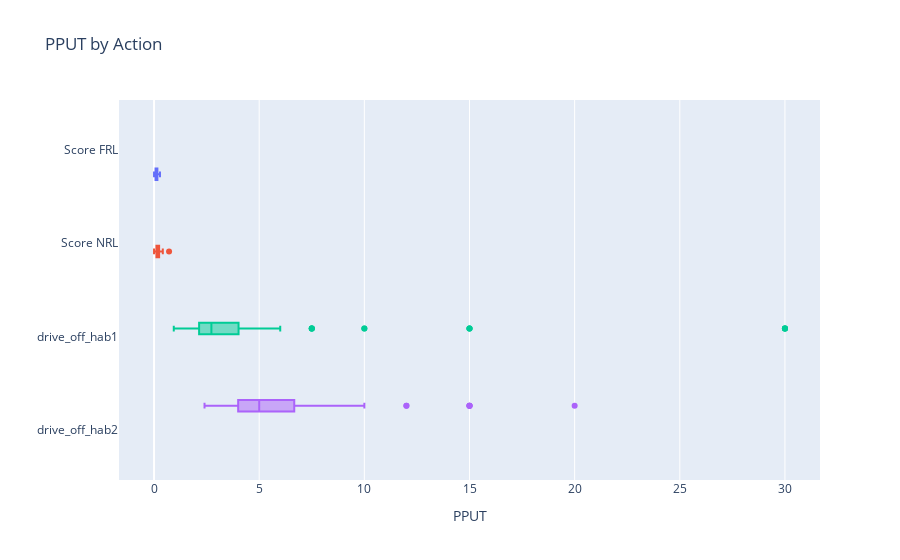

Notebook code cell kept with this figure:
### Code cell
fig = px.box(pput, x="pput", y="robot", title='PPUT by Action', labels={'pput': 'PPUT', 'robot': ""},
             points="outliers", hover_data=['clock','pput'], color='robot', orientation="h")
fig.update_layout(legend=dict(x=-0, y=-0.3), showlegend=False)
fig.show()

### Figure 1 — Plotly figure (JSON) as saved in the notebook; plotly's stock layout.template omitted (floating-point values rounded to 4 significant figures; data arrays with more than 128 entries replaced by an {"elided": "..."} marker saying what was removed)
{"data": [{"alignmentgroup": "True", "boxpoints": "outliers", "customdata": {"elided": "100x2 float values"}, "hoverlabel": {"namelength": 0}, "hovertemplate": "=%{y}<br>PPUT=%{customdata[1]}<br>clock=%{customdata[0]}", "legendgroup": "=Score FRL", "marker": {"color": "#636efa"}, "name": "=Score FRL", "notched": false, "offsetgroup": "=Score FRL", "orientation": "h", "showlegend": true, "type": "box", "x": [0.1342, 0.2062, 0.177, 0.06873, 0.07692, 0.113, 0.155, 0, 0, 0.117, 0.1724, 0, 0.1613, 0.08163, 0.1124, 0, 0.1399, 0, 0.1418, 0.155, 0.1351, 0.1242, 0.241, 0.1739, 0.119, 0.0939, 0.07519, 0, 0.1905, 0.2817, 0, 0.1587, 0.2469, 0.1538, 0, 0.1527, 0.2041, 0, 0.09852, 0.05115, 0.1942, 0.1538, 0.1333, 0.1282, 0, 0.202, 0.2299, 0, 0.1361, 0.09524, 0.1242, 0.1653, 0.2128, 0.0722, 0, 0, 0.1471, 0, 0.1156, 0.2326, 0.08475, 0.2597, 0.1905, 0.05865, 0.1575, 0.1399, 0, 0.137, 0.1587, 0.0885, 0.1515, 0, 0.2128, 0.2597, 0.1282, 0.08889, 0.125, 0, 0.1316, 0.1563, 0.07968, 0.146, 0, 0.05698, 0.1325, 0.06803, 0.1053, 0.1587, 0.1449, 0.1942, 0.06993, 0.1575, 0.1786, 0.1325, 0.1575, 0, 0.102, 0.08163, 0.119, 0.2273], "x0": " ", "xaxis": "x", "y": ["Score FRL", "Score FRL", "Score FRL", "Score FRL", "Score FRL", "Score FRL", "Score FRL", "Score FRL", "Score FRL", "Score FRL", "Score FRL", "Score FRL", "Score FRL", "Score FRL", "Score FRL", "Score FRL", "Score FRL", "Score FRL", "Score FRL", "Score FRL", "Score FRL", "Score FRL", "Score FRL", "Score FRL", "Score FRL", "Score FRL", "Score FRL", "Score FRL", "Score FRL", "Score FRL", "Score FRL", "Score FRL", "Score FRL", "Score FRL", "Score FRL", "Score FRL", "Score FRL", "Score FRL", "Score FRL", "Score FRL", "Score FRL", "Score FRL", "Score FRL", "Score FRL", "Score FRL", "Score FRL", "Score FRL", "Score FRL", "Score FRL", "Score FRL", "Score FRL", "Score FRL", "Score FRL", "Score FRL", "Score FRL", "Score FRL", "Score FRL", "Score FRL", "Score FRL", "Score FRL", "Score FRL", "Score FRL", "Score FRL", "Score FRL", "Score FRL", "Score FRL", "Score FRL", "Score FRL", "Score FRL", "Score FRL", "Score FRL", "Score FRL", "Score FRL", "Score FRL", "Score FRL", "Score FRL", "Score FRL", "Score FRL", "Score FRL", "Score FRL", "Score FRL", "Score FRL", "Score FRL", "Score FRL", "Score FRL", "Score FRL", "Score FRL", "Score FRL", "Score FRL", "Score FRL", "Score FRL", "Score FRL", "Score FRL", "Score FRL", "Score FRL", "Score FRL", "Score FRL", "Score FRL", "Score FRL", "Score FRL"], "y0": " ", "yaxis": "y"}, {"alignmentgroup": "True", "boxpoints": "outliers", "customdata": {"elided": "100x2 float values"}, "hoverlabel": {"namelength": 0}, "hovertemplate": "=%{y}<br>PPUT=%{customdata[1]}<br>clock=%{customdata[0]}", "legendgroup": "=Score NRL", "marker": {"color": "#EF553B"}, "name": "=Score NRL", "notched": false, "offsetgroup": "=Score NRL", "orientation": "h", "showlegend": true, "type": "box", "x": [0, 0, 0.2778, 0.1653, 0.3571, 0, 0, 0.1887, 0.177, 0.2174, 0, 0.198, 0, 0.1242, 0, 0.2128, 0.1961, 0, 0.2222, 0.2041, 0.2041, 0.339, 0.1361, 0.2247, 0, 0.1724, 0.16, 0.2381, 0.2041, 0.1695, 0.2439, 0.1399, 0.1342, 0.125, 0.2564, 0.1653, 0, 0.2703, 0.2817, 0.1471, 0.3704, 0, 0.303, 0.2941, 0.2151, 0.2247, 0.2151, 0.2062, 0.1653, 0.3333, 0.7143, 0.137, 0, 0.1942, 0.1449, 0, 0.07092, 0.1905, 0.4, 0.274, 0, 0.1587, 0.1626, 0.177, 0.1036, 0.3125, 0.2899, 0.1299, 0.3509, 0.303, 0.137, 0.1163, 0.3571, 0.4167, 0.1869, 0.113, 0.2985, 0, 0.1242, 0.2041, 0.1818, 0.3175, 0.177, 0.1818, 0, 0.16, 0, 0.303, 0.303, 0.2222, 0.2, 0.2632, 0.1695, 0, 0, 0.1481, 0, 0, 0, 0.2247], "x0": " ", "xaxis": "x", "y": ["Score NRL", "Score NRL", "Score NRL", "Score NRL", "Score NRL", "Score NRL", "Score NRL", "Score NRL", "Score NRL", "Score NRL", "Score NRL", "Score NRL", "Score NRL", "Score NRL", "Score NRL", "Score NRL", "Score NRL", "Score NRL", "Score NRL", "Score NRL", "Score NRL", "Score NRL", "Score NRL", "Score NRL", "Score NRL", "Score NRL", "Score NRL", "Score NRL", "Score NRL", "Score NRL", "Score NRL", "Score NRL", "Score NRL", "Score NRL", "Score NRL", "Score NRL", "Score NRL", "Score NRL", "Score NRL", "Score NRL", "Score NRL", "Score NRL", "Score NRL", "Score NRL", "Score NRL", "Score NRL", "Score NRL", "Score NRL", "Score NRL", "Score NRL", "Score NRL", "Score NRL", "Score NRL", "Score NRL", "Score NRL", "Score NRL", "Score NRL", "Score NRL", "Score NRL", "Score NRL", "Score NRL", "Score NRL", "Score NRL", "Score NRL", "Score NRL", "Score NRL", "Score NRL", "Score NRL", "Score NRL", "Score NRL", "Score NRL", "Score NRL", "Score NRL", "Score NRL", "Score NRL", "Score NRL", "Score NRL", "Score NRL", "Score NRL", "Score NRL", "Score NRL", "Score NRL", "Score NRL", "Score NRL", "Score NRL", "Score NRL", "Score NRL", "Score NRL", "Score NRL", "Score NRL", "Score NRL", "Score NRL", "Score NRL", "Score NRL", "Score NRL", "Score NRL", "Score NRL", "Score NRL", "Score NRL", "Score NRL"], "y0": " ", "yaxis": "y"}, {"alignmentgroup": "True", "boxpoints": "outliers", "customdata": {"elided": "100x2 float values"}, "hoverlabel": {"namelength": 0}, "hovertemplate": "=%{y}<br>PPUT=%{customdata[1]}<br>clock=%{customdata[0]}", "legendgroup": "=drive_off_hab1", "marker": {"color": "#00cc96"}, "name": "=drive_off_hab1", "notched": false, "offsetgroup": "=drive_off_hab1", "orientation": "h", "showlegend": true, "type": "box", "x": [1.071, 1.765, 7.5, 3.0, 2.143, 3.0, 10.0, 2.143, 1.667, 5, 3.0, 2.143, 2.0, 2.5, 2.5, 3.75, 2.143, 1.667, 3.0, 2.308, 1.667, 2.5, 4.286, 15, 2.727, 2.308, 5, 3.0, 30, 2.727, 1.765, 3.75, 3.333, 2.143, 2.308, 2.727, 4.286, 15, 2.727, 2.0, 4.286, 3.75, 3.75, 3.333, 2.308, 3.0, 30, 3.333, 5, 2.5, 2.308, 7.5, 1.667, 3.0, 3.333, 2.143, 1.765, 3.0, 6, 2.727, 7.5, 5, 2.308, 3.333, 5, 6, 2.308, 3.75, 1.111, 1.071, 1.579, 2.143, 3.333, 2.5, 2.727, 2.727, 2.5, 2.727, 6, 30, 10.0, 0.9375, 2.0, 7.5, 3.0, 30, 1.765, 2.143, 2.727, 4.286, 2.727, 3.333, 2.143, 2.5, 3.0, 1.875, 2.727, 1.765, 2.143, 15], "x0": " ", "xaxis": "x", "y": ["drive_off_hab1", "drive_off_hab1", "drive_off_hab1", "drive_off_hab1", "drive_off_hab1", "drive_off_hab1", "drive_off_hab1", "drive_off_hab1", "drive_off_hab1", "drive_off_hab1", "drive_off_hab1", "drive_off_hab1", "drive_off_hab1", "drive_off_hab1", "drive_off_hab1", "drive_off_hab1", "drive_off_hab1", "drive_off_hab1", "drive_off_hab1", "drive_off_hab1", "drive_off_hab1", "drive_off_hab1", "drive_off_hab1", "drive_off_hab1", "drive_off_hab1", "drive_off_hab1", "drive_off_hab1", "drive_off_hab1", "drive_off_hab1", "drive_off_hab1", "drive_off_hab1", "drive_off_hab1", "drive_off_hab1", "drive_off_hab1", "drive_off_hab1", "drive_off_hab1", "drive_off_hab1", "drive_off_hab1", "drive_off_hab1", "drive_off_hab1", "drive_off_hab1", "drive_off_hab1", "drive_off_hab1", "drive_off_hab1", "drive_off_hab1", "drive_off_hab1", "drive_off_hab1", "drive_off_hab1", "drive_off_hab1", "drive_off_hab1", "drive_off_hab1", "drive_off_hab1", "drive_off_hab1", "drive_off_hab1", "drive_off_hab1", "drive_off_hab1", "drive_off_hab1", "drive_off_hab1", "drive_off_hab1", "drive_off_hab1", "drive_off_hab1", "drive_off_hab1", "drive_off_hab1", "drive_off_hab1", "drive_off_hab1", "drive_off_hab1", "drive_off_hab1", "drive_off_hab1", "drive_off_hab1", "drive_off_hab1", "drive_off_hab1", "drive_off_hab1", "drive_off_hab1", "drive_off_hab1", "drive_off_hab1", "drive_off_hab1", "drive_off_hab1", "drive_off_hab1", "drive_off_hab1", "drive_off_hab1", "drive_off_hab1", "drive_off_hab1", "drive_off_hab1", "drive_off_hab1", "drive_off_hab1", "drive_off_hab1", "drive_off_hab1", "drive_off_hab1", "drive_off_hab1", "drive_off_hab1", "drive_off_hab1", "drive_off_hab1", "drive_off_hab1", "drive_off_hab1", "drive_off_hab1", "drive_off_hab1", "drive_off_hab1", "drive_off_hab1", "drive_off_hab1", "drive_off_hab1"], "y0": " ", "yaxis": "y"}, {"alignmentgroup": "True", "boxpoints": "outliers", "customdata": {"elided": "100x2 float values"}, "hoverlabel": {"namelength": 0}, "hovertemplate": "=%{y}<br>PPUT=%{customdata[1]}<br>clock=%{customdata[0]}", "legendgroup": "=drive_off_hab2", "marker": {"color": "#ab63fa"}, "name": "=drive_off_hab2", "notched": false, "offsetgroup": "=drive_off_hab2", "orientation": "h", "showlegend": true, "type": "box", "x": [5.455, 4.615, 3.0, 8.571, 5, 20.0, 2.4, 3.529, 5, 4.615, 4.615, 2.609, 3.333, 6.667, 4.286, 6.667, 8.571, 4.615, 15, 4.0, 15, 6.0, 6.0, 4.0, 6.667, 4.615, 3.158, 6.0, 5, 4.615, 5.455, 12, 3.158, 5, 3.529, 3.158, 4.615, 6.667, 6.667, 12, 4.0, 6.0, 6.0, 6.0, 8.571, 3.75, 2.857, 4.615, 4.0, 5, 4.0, 8.571, 3.0, 6.667, 3.529, 15, 4.286, 4.286, 5.455, 8.571, 15, 5.455, 4.615, 10, 7.5, 4.286, 3.333, 3.158, 5, 3.75, 6.667, 8.571, 4.0, 7.5, 6.0, 4.286, 6.667, 6.667, 4.0, 4.286, 5.455, 7.5, 5.455, 8.571, 4.0, 4.286, 7.5, 3.333, 3.529, 4.286, 4.0, 4.0, 6.0, 8.571, 3.75, 5, 10, 4.286, 4.615, 7.5], "x0": " ", "xaxis": "x", "y": ["drive_off_hab2", "drive_off_hab2", "drive_off_hab2", "drive_off_hab2", "drive_off_hab2", "drive_off_hab2", "drive_off_hab2", "drive_off_hab2", "drive_off_hab2", "drive_off_hab2", "drive_off_hab2", "drive_off_hab2", "drive_off_hab2", "drive_off_hab2", "drive_off_hab2", "drive_off_hab2", "drive_off_hab2", "drive_off_hab2", "drive_off_hab2", "drive_off_hab2", "drive_off_hab2", "drive_off_hab2", "drive_off_hab2", "drive_off_hab2", "drive_off_hab2", "drive_off_hab2", "drive_off_hab2", "drive_off_hab2", "drive_off_hab2", "drive_off_hab2", "drive_off_hab2", "drive_off_hab2", "drive_off_hab2", "drive_off_hab2", "drive_off_hab2", "drive_off_hab2", "drive_off_hab2", "drive_off_hab2", "drive_off_hab2", "drive_off_hab2", "drive_off_hab2", "drive_off_hab2", "drive_off_hab2", "drive_off_hab2", "drive_off_hab2", "drive_off_hab2", "drive_off_hab2", "drive_off_hab2", "drive_off_hab2", "drive_off_hab2", "drive_off_hab2", "drive_off_hab2", "drive_off_hab2", "drive_off_hab2", "drive_off_hab2", "drive_off_hab2", "drive_off_hab2", "drive_off_hab2", "drive_off_hab2", "drive_off_hab2", "drive_off_hab2", "drive_off_hab2", "drive_off_hab2", "drive_off_hab2", "drive_off_hab2", "drive_off_hab2", "drive_off_hab2", "drive_off_hab2", "drive_off_hab2", "drive_off_hab2", "drive_off_hab2", "drive_off_hab2", "drive_off_hab2", "drive_off_hab2", "drive_off_hab2", "drive_off_hab2", "drive_off_hab2", "drive_off_hab2", "drive_off_hab2", "drive_off_hab2", "drive_off_hab2", "drive_off_hab2", "drive_off_hab2", "drive_off_hab2", "drive_off_hab2", "drive_off_hab2", "drive_off_hab2", "drive_off_hab2", "drive_off_hab2", "drive_off_hab2", "drive_off_hab2", "drive_off_hab2", "drive_off_hab2", "drive_off_hab2", "drive_off_hab2", "drive_off_hab2", "drive_off_hab2", "drive_off_hab2", "drive_off_hab2", "drive_off_hab2"], "y0": " ", "yaxis": "y"}], "layout": {"boxmode": "group", "legend": {"tracegroupgap": 0, "x": 0, "y": -0.3}, "showlegend": false, "title": {"text": "PPUT by Action"}, "xaxis": {"anchor": "y", "domain": [0, 1], "title": {"text": "PPUT"}}, "yaxis": {"anchor": "x", "categoryarray": ["drive_off_hab2", "drive_off_hab1", "Score NRL", "Score FRL"], "categoryorder": "array", "domain": [0, 1], "title": {"text": ""}}}}
